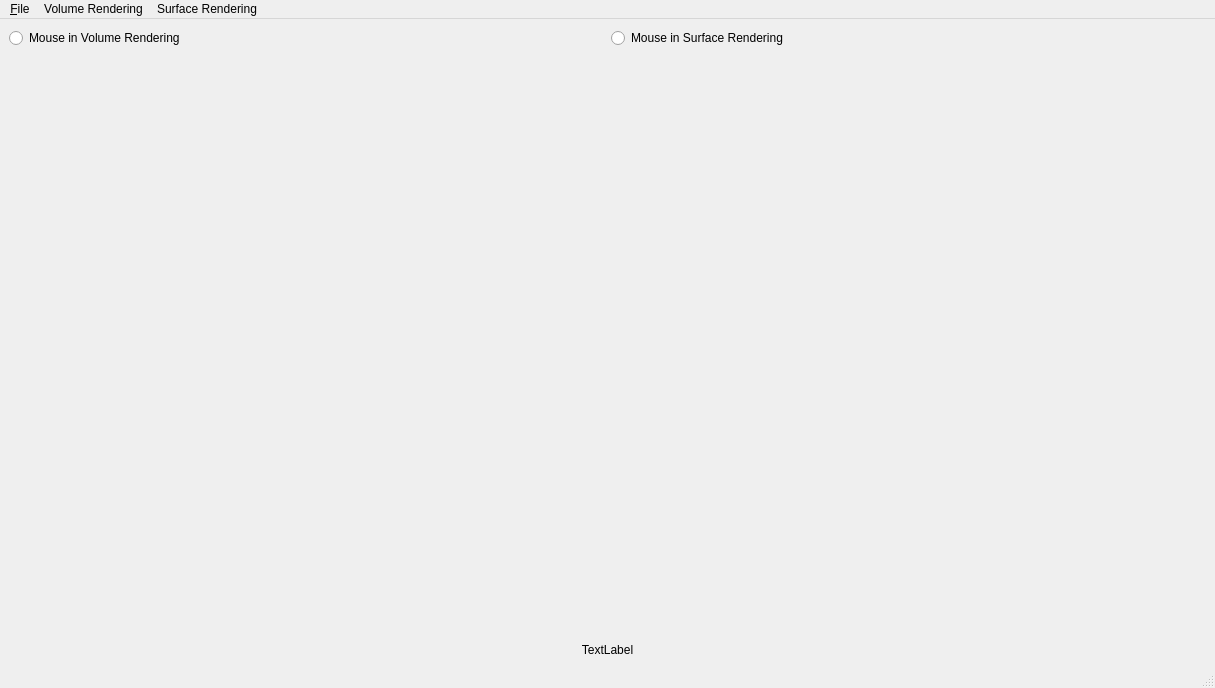
<?xml version="1.0" encoding="UTF-8"?>
<ui version="4.0">
 <class>GUI</class>
 <widget class="QMainWindow" name="GUI">
  <property name="geometry">
   <rect>
    <x>0</x>
    <y>0</y>
    <width>1215</width>
    <height>688</height>
   </rect>
  </property>
  <property name="windowTitle">
   <string>MainWindow</string>
  </property>
  <widget class="QWidget" name="centralwidget">
   <layout class="QVBoxLayout">
    <property name="spacing">
     <number>6</number>
    </property>
    <property name="leftMargin">
     <number>9</number>
    </property>
    <property name="topMargin">
     <number>9</number>
    </property>
    <property name="rightMargin">
     <number>9</number>
    </property>
    <property name="bottomMargin">
     <number>9</number>
    </property>
    <item>
     <layout class="QHBoxLayout">
      <property name="spacing">
       <number>6</number>
      </property>
      <property name="leftMargin">
       <number>0</number>
      </property>
      <property name="topMargin">
       <number>0</number>
      </property>
      <property name="rightMargin">
       <number>0</number>
      </property>
      <property name="bottomMargin">
       <number>0</number>
      </property>
      <item>
       <widget class="QRadioButton" name="radio1">
        <property name="text">
         <string>Mouse in Volume Rendering</string>
        </property>
       </widget>
      </item>
      <item>
       <widget class="QRadioButton" name="radio2">
        <property name="text">
         <string>Mouse in Surface Rendering</string>
        </property>
       </widget>
      </item>
     </layout>
    </item>
    <item>
     <layout class="QHBoxLayout">
      <property name="spacing">
       <number>6</number>
      </property>
      <property name="leftMargin">
       <number>0</number>
      </property>
      <property name="topMargin">
       <number>0</number>
      </property>
      <property name="rightMargin">
       <number>0</number>
      </property>
      <property name="bottomMargin">
       <number>0</number>
      </property>
      <item>
       <widget class="QVTKWidget" name="qVTK1">
        <property name="sizePolicy">
         <sizepolicy hsizetype="Expanding" vsizetype="MinimumExpanding">
          <horstretch>0</horstretch>
          <verstretch>0</verstretch>
         </sizepolicy>
        </property>
       </widget>
      </item>
      <item>
       <widget class="QVTKWidget" name="qVTK2">
        <property name="sizePolicy">
         <sizepolicy hsizetype="Expanding" vsizetype="Expanding">
          <horstretch>0</horstretch>
          <verstretch>0</verstretch>
         </sizepolicy>
        </property>
       </widget>
      </item>
     </layout>
    </item>
    <item>
     <widget class="QLabel" name="coord">
      <property name="text">
       <string>TextLabel</string>
      </property>
      <property name="alignment">
       <set>Qt::AlignCenter</set>
      </property>
     </widget>
    </item>
   </layout>
  </widget>
  <widget class="QMenuBar" name="menubar">
   <property name="geometry">
    <rect>
     <x>0</x>
     <y>0</y>
     <width>1215</width>
     <height>23</height>
    </rect>
   </property>
   <widget class="QMenu" name="menu_File">
    <property name="title">
     <string>&amp;File</string>
    </property>
    <addaction name="actionE_xit"/>
    <addaction name="actionInput_image_size"/>
    <addaction name="actionInput_the_number_of_image_series"/>
    <addaction name="actionInput_data_space"/>
   </widget>
   <widget class="QMenu" name="menuVolume_Rendering">
    <property name="title">
     <string>Volume Rendering</string>
    </property>
    <addaction name="actionRayCasting"/>
    <addaction name="actionTextureMapper2D"/>
    <addaction name="actionTextureMapper3D"/>
   </widget>
   <widget class="QMenu" name="menuSurface_Rendering">
    <property name="title">
     <string>Surface Rendering</string>
    </property>
    <addaction name="actionMarchingCubes"/>
    <addaction name="actionNewMarchingCubes"/>
   </widget>
   <addaction name="menu_File"/>
   <addaction name="menuVolume_Rendering"/>
   <addaction name="menuSurface_Rendering"/>
  </widget>
  <widget class="QStatusBar" name="statusbar"/>
  <action name="actionExit">
   <property name="text">
    <string>Exit</string>
   </property>
  </action>
  <action name="actionE_xit">
   <property name="text">
    <string>E&amp;xit</string>
   </property>
  </action>
  <action name="actionRayCasting">
   <property name="text">
    <string>RayCasting</string>
   </property>
  </action>
  <action name="actionTextureMapper2D">
   <property name="text">
    <string>TextureMapper2D</string>
   </property>
  </action>
  <action name="actionMarchingCubes">
   <property name="text">
    <string>MarchingCubes</string>
   </property>
  </action>
  <action name="actionTextureMapper3D">
   <property name="text">
    <string>TextureMapper3D</string>
   </property>
  </action>
  <action name="actionRead_image_series">
   <property name="text">
    <string>Read image series</string>
   </property>
  </action>
  <action name="actionInput_image_size">
   <property name="text">
    <string>Input image size</string>
   </property>
  </action>
  <action name="actionInput_the_number_of_image_series">
   <property name="text">
    <string>Input the number of image series</string>
   </property>
  </action>
  <action name="actionNewMarchingCubes">
   <property name="text">
    <string>NewMarchingCubes</string>
   </property>
  </action>
  <action name="actionInput_data_space">
   <property name="text">
    <string>Input data space</string>
   </property>
  </action>
 </widget>
 <customwidgets>
  <customwidget>
   <class>QVTKWidget</class>
   <extends>QWidget</extends>
   <header>QVTKWidget.h</header>
  </customwidget>
 </customwidgets>
 <resources/>
 <connections>
  <connection>
   <sender>actionE_xit</sender>
   <signal>triggered()</signal>
   <receiver>GUI</receiver>
   <slot>close()</slot>
   <hints>
    <hint type="sourcelabel">
     <x>-1</x>
     <y>-1</y>
    </hint>
    <hint type="destinationlabel">
     <x>220</x>
     <y>180</y>
    </hint>
   </hints>
  </connection>
 </connections>
</ui>
